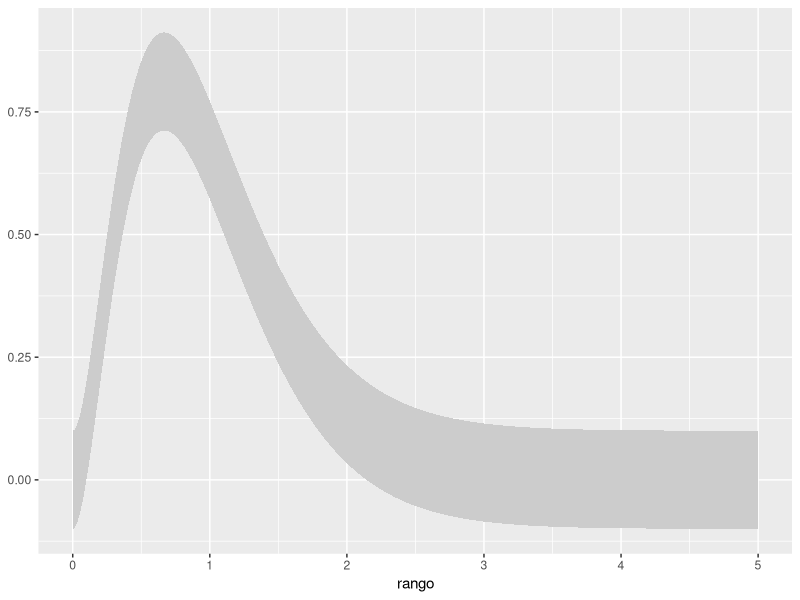
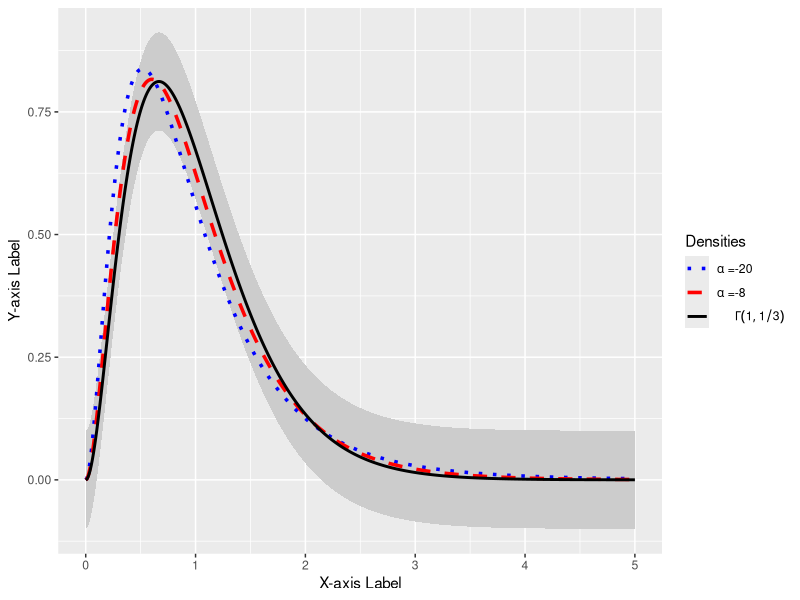

Write R code to recreate these figures, in order. (Note: this script raises an error after producing the figures.)
library("ggplot2")

############################################################################
#### DEFINE DENSIDAD GI0 CONSIDERANDO ESPERANZA 1
#### alfa=-gamma-1
GI2<-function(z,alfap,L)
{L^L*gamma(L - alfap)/((-alfap - 1)^alfap*gamma(L)*gamma(-alfap))*z^( L - 1)/((-alfap - 1) + L*z)^(L - alfap)}
############################################################################

epsilon<-0.1

L<-3
alpha1<--8
alpha2<--20
alpha.ga<-"ga"

alfa1.fact<-as.factor(alpha1)
alfa2.fact<-as.factor(alpha2)
alfaGa.fact<-as.factor(alpha.ga)

rango<-seq(0,5,0.01)
gi.1<-data.frame(L=L,alfa=alfa1.fact,rango=rango,GI=GI2(rango,alpha1,L))
gi.2<-data.frame(L=L,alfa=alfa2.fact,rango=rango,GI=GI2(rango,alpha2,L))

#gi.ga<-data.frame(L=L,alfa=alfaGa.fact,rango=rango,GI.ga=dgamma(rango,shape=L,scale=1/L))

gi.ga<-data.frame(L=L,alfa=alfaGa.fact,rango=rango,GI=dgamma(rango,shape=L,scale=1/L))


head(gi.1)
head(gi.2)
head(gi.ga)

df<-rbind(gi.1,gi.2,gi.ga)
head(df)
View(df)

df2<-cbind(gi.ga,GI.1=GI2(rango,alpha1,L),GI.2=GI2(rango,alpha2,L))
head(df2)
#View(df2)

Gi.ga<-rep(dgamma(rango,shape=L,scale=1/L),3)

df3<-cbind(df,Gi.ga)
head(df3)

##########################################################
windows(width=10, height=4, rescale="fit")

d1<-data.frame(x1=GI2(rango,alpha1,L))
d2<-data.frame(x2=GI2(rango,alpha2,L))
d3<-data.frame(x3=dgamma(rango,shape=L,scale=1/L))

p2<-ggplot(df3,aes(x=rango))+
  geom_ribbon(aes(ymin = Gi.ga - epsilon, ymax = Gi.ga + epsilon), fill = "grey80") 

p2

p2+geom_line(data = d1, aes(rango,y = x1, colour = "Set 1", linetype = "Set 1"),size=1.2) +
  geom_line(data = d2, aes(rango,y = x2, colour = "Set 2", linetype = "Set 2"),size=1.2) +
  geom_line(data = d3, aes(rango,y = x3, colour = "Set 3", linetype = "Set 3"),size=1) +
  #scale_x_continuous(limits=c(0,10), breaks=seq(0,10,.5))             +
  labs(x="X-axis Label", y="Y-axis Label")                            +
  scale_colour_manual(name = "Densities", 
                      values = c("Set 1" ="blue", "Set 2" = "red","Set 3"="black"),
                      labels = c(expression(paste(alpha," =-20    ")), 
                                 expression(paste(alpha," =-8      ")), 
                                 expression(paste("      ", Gamma(1,1/3)))))+
  scale_linetype_manual(name = "Densities", values = c("Set 1" ="dotted", "Set 2" = "dashed","Set 3"="solid"),
                        labels = c(expression(paste(alpha," =-20    ")), 
                                   expression(paste(alpha," =-8      ")),
                                   expression(paste("      ", Gamma(1,1/3)))))
#######################################################################
#PDF
trellis.device("pdf", file=graf.alfa.pdf,col = T, width=6, height=4)
print(graf.alfas+plog)
dev.off()
